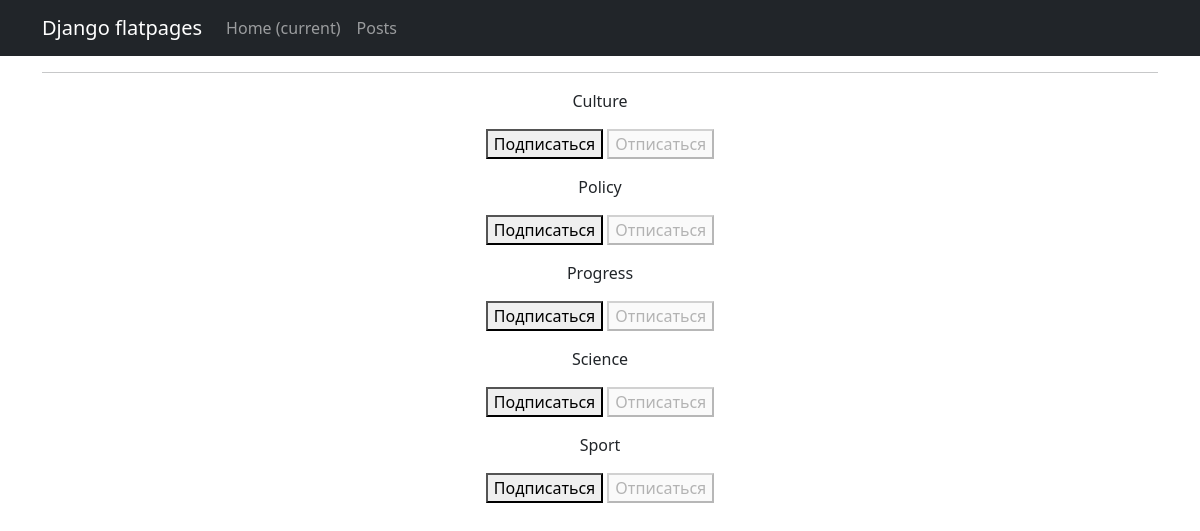
Page /subscriptions/ (signed in) on the committed database.
### news/models.py (models this page shows, shortened)
class Category(models.Model):
    name = models.CharField(max_length=100, unique=True)

### news/views.py (the view, shortened to what this page needs)
# urls.py: path('subscriptions/', subscriptions, name='subscriptions'),
@login_required
@csrf_protect
def subscriptions(request):
    categories_with_subscriptions = Category.objects.all().annotate(
        user_subscribed=models.Exists(
            Subscriber.objects.filter(
                user=request.user,
                subscribed_categories=models.OuterRef('pk'),
            )
        )
    ).order_by('name')
    return render(
        request,
        'subscriptions.html',
        {'categories': categories_with_subscriptions},
    )

### templates/subscriptions.html (shortened to what this page needs)
{% extends 'flatpages/default.html' %}
{% block content %}
    {% for category in categories  %}
        <p>
            {{ category.name }}
            <form method="post">
                {% if category.user_subscribed %}
                    <button disabled>Подписаться</button>
                    <button name="action" value="unsubscribe">Отписаться</button>
                {% else %}
                    <button name="action" value="subscribe">Подписаться</button>
                    <button disabled>Отписаться</button>
                {% endif %}
            </form>
        </p>
    {% endfor %}
{% endblock content %}

### rows in the picture
Category: name "Culture", shows "Подписаться"
Category: name "Policy", shows "Подписаться"
Category: name "Progress", shows "Подписаться"
Category: name "Science", shows "Подписаться"
Category: name "Sport", shows "Подписаться"
